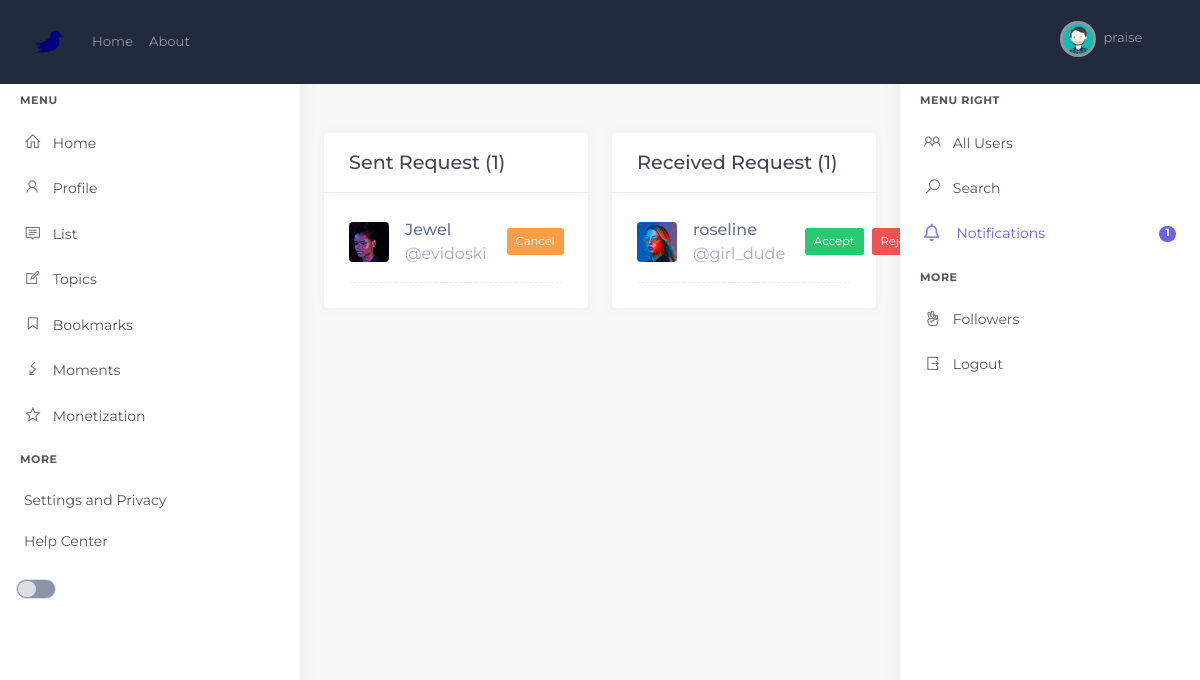
/notification/ (signed in), run on an earlier commit of the app's database.
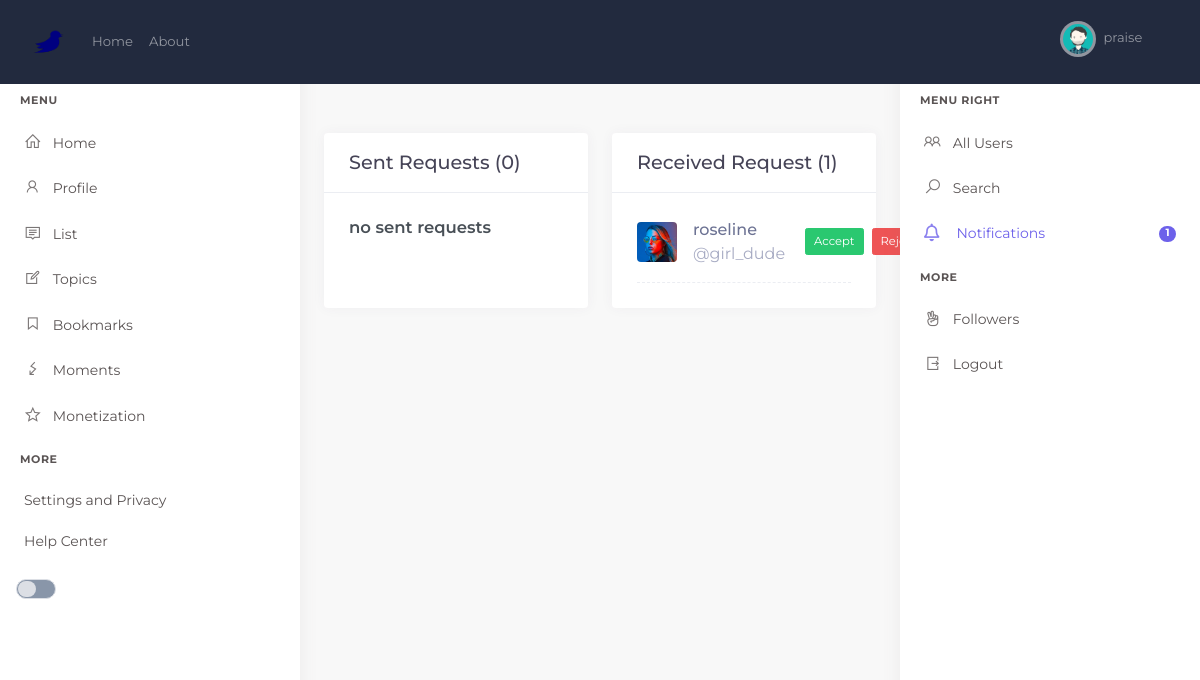
And on a later commit of the database.
### users/models.py (models this page shows, shortened)
class FollowRequest(models.Model):
    to_user = models.ForeignKey(settings.AUTH_USER_MODEL, related_name='to_user', on_delete=models.CASCADE)
    from_user = models.ForeignKey(settings.AUTH_USER_MODEL, related_name='from_user', on_delete=models.CASCADE)
    timestamp = models.DateTimeField(auto_now_add=True)
    def __str__(self):
        return "From {}, to {}".format(self.from_user.username, self.to_user.username)

class Profile(models.Model):
    user = models.OneToOneField(User, on_delete=models.CASCADE)
    displayname = models.CharField('Name', default='', max_length=25, blank=True, null=True)
    slug = AutoSlugField(populate_from='user', null=True)
    bio = models.TextField(default='', blank=True, null=True)
    birthday = models.DateField('Birthday', blank=True, null=True)
    image = models.ImageField(default='default.png', upload_to='profile_pics', blank=True, null=True)
    coverimage = models.ImageField(default='default_cover.jpg', upload_to='cover_pics', blank=True, null=True)
    followers = models.ManyToManyField("Profile", blank=True)
    def get_absolute_url(self):
        return "/users/profile/{}".format(self.slug)

### users/views.py (the view)
# urls.py: path('notification/', user_views.notification, name='notification'),
@login_required
def notification(request):
    p = request.user.profile
    user = p.user
    sent_follow_requests = FollowRequest.objects.filter(from_user=p.user)
    rec_follow_requests = FollowRequest.objects.filter(to_user=p.user)
    followers = p.followers.all()
    user_posts = Post.objects.filter(author=user).order_by('-date_posted')
    user_comments = Comment.objects.filter(author=user)
    post_count = Post.objects.filter(author=user).order_by('-date_posted').count()
    print(rec_follow_requests, "rec_follow_requests")
    posts=Post.objects.all()
    ctx={
        "posts":posts,
        'user_posts': user_posts,
        'user_comments': user_comments,
        'followers_list': followers,
        'sent_follow_requests': sent_follow_requests,
        'rec_follow_requests': rec_follow_requests,
        'post_count': post_count
        }
    return render(request, 'users/notification.html', ctx)

### users/templates/users/notification.html (shortened to what the changed rows need)
{% extends "blog/base.html" %}
{% load crispy_forms_tags %}
    {% block content %}
    <div class="main-content">
        <div class="page-content">
            <div class="container-fluid">
                        {% if user == user %}
                            <div class="row mb-4">
                                <div class="col-md-6">
                                    <div class="notify-widget kt-portlet kt-portlet--height-fluid">
										<div class="kt-portlet__head">
											<div class="kt-portlet__head-label">
												<h3 class="kt-portlet__head-title">
													Sent Request{{ sent_follow_requests.count|pluralize }} ({{ sent_follow_requests.count }})
												</h3>
											</div>
											<div class="kt-portlet__head-toolbar">
												<a href="#" class="dropdown-toggle h4 text-muted" data-toggle="dropdown" aria-expanded="false">
                                                    <i class="fas fa-ellipsis-h"></i>
                                                </a>
											</div>
										</div>
										<div class="kt-portlet__body">
											<div class="kt-widget4">
                                                    {% if not sent_follow_requests %}
                                                        <h5>no sent requests</h5>
                                                    {% else %}
                                                    {% for s_request in sent_follow_requests %}
                                                        <div class="kt-widget4__item">
                                                            <div class="kt-widget4__pic kt-widget4__pic--pic">
                                                                <a href="{{ s_request.to_user.profile.get_absolute_url }}">
                                                                    <img src="{{ s_request.to_user.profile.image.url }}" alt="{{ s_request.to_user.username }}">
                                                                </a>
                                                            </div>
                                                            <div class="kt-widget4__info">
                                                                <span href="#" class="kt-widget4__displayname">
                                                                    {{ s_request.to_user.profile.displayname }}
                                                                </span>
                                                                <a href="{{ s_request.to_user.profile.get_absolute_url }}">
                                                                    <p class="kt-widget4__text">
                                                                        <span>@</span>{{ s_request.to_user.username }}
                                                                    </p>
                                                                </a>
                                                            </div>
                                                            <a class="btn btn-warning mr-2 btn-sm btn-label-brand btn-bold" href="{% url 'cancel_follower_request' s_request.to_user.id %}">Cancel</a>
                                                        </div>
                                                        {% endfor %}
                                                    {% endif %}
                                            </div>
										</div>
									</div>
                                </div>
                                <div class="col-md-6">
                                        <div class="notify-widget kt-portlet kt-portlet--height-fluid">
                                            <div class="kt-portlet__head">
                                                <div class="kt-portlet__head-label">
                                                    <h3 class="kt-portlet__head-title">
                                                        Received Request{{ rec_follow_requests.count|pluralize }} ({{ rec_follow_requests.count}})
                                                    </h3>
                                                </div>
                                                <div class="kt-portlet__head-toolbar">
                                                    <a href="#" class="dropdown-toggle h4 text-muted" data-toggle="dropdown" aria-expanded="false">
                                                        <i class="fas fa-ellipsis-h"></i>
                                                    </a>
                                                </div>
                                            </div>
                                            <div class="kt-portlet__body">
                                                <div class="kt-widget4">
                                                        {% if not rec_follow_requests %}
                                                            <h5>no received requests</h5>
                                                        {% else %}
                                                            {% for r_request in rec_follow_requests %}
                                                            <div class="kt-widget4__item">
                                                                <div class="kt-widget4__pic kt-widget4__pic--pic">
                                                                    <a href="{{ r_request.from_user.profile.get_absolute_url }}">
                                                                        <img src="{{ r_request.from_user.profile.image.url }}" alt="{{ r_request.from_user.username }}">
                                                                    </a>
                                                                </div>
                                                                <div class="kt-widget4__info">
                                                                    <span href="#" class="kt-widget4__displayname">
                                                                        {{ r_request.from_user.profile.displayname }}
                                                                    </span>
                                                                    <a href="{{ r_request.from_user.profile.get_absolute_url }}">
                                                                        <p class="kt-widget4__text">
                                                                            <span>@</span>{{ r_request.from_user.username }}
                                                                        </p>
                                                                    </a>
                                                                </div>
                                                                <a class="btn btn-success mr-2 btn-sm btn-label-brand btn-bold" href="/users/follow-request/accept/{{ r_request.from_user.id }}">Accept</a>
                                                                <a class="btn btn-danger mr-2 btn-sm" href="/users/follow-request/delete/{{ r_request.from_user.id }}">Reject</a>
                                                            </div>
                                                            {% endfor %}
                                                        {% endif %}
                                                </div>
                                            </div>
                                    </div>
                                </div>
                            </div>
                        {% endif %}
            </div>
        </div>
    </div>
   {% endblock content %}

What changed in the data, as far as the page shows it:
removed FollowRequest: to_user.profile.image (picture), to_user.profile.displayname "Jewel", to_user.username "evidoski", shown under "Sent Request (1)"
Also different on the page:
{{ sent_follow_requests.count }}: "1" → "0"
text now shown: "no sent requests"
